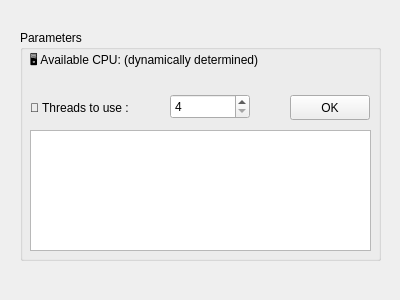
<?xml version="1.0" encoding="UTF-8"?>
<ui version="4.0">
 <class>MarkdownizerForm</class>
 <widget class="QWidget" name="MarkdownizerForm">
  <property name="geometry">
   <rect>
    <x>0</x>
    <y>0</y>
    <width>400</width>
    <height>300</height>
   </rect>
  </property>
  <property name="windowTitle">
   <string>Markdownizer</string>
  </property>
  <widget class="QGroupBox" name="groupBox">
   <property name="geometry">
    <rect>
     <x>20</x>
     <y>30</y>
     <width>361</width>
     <height>231</height>
    </rect>
   </property>
   <property name="title">
    <string>Parameters</string>
   </property>
   <widget class="QTextEdit" name="textEditLog">
    <property name="geometry">
     <rect>
      <x>10</x>
      <y>100</y>
      <width>341</width>
      <height>121</height>
     </rect>
    </property>
    <property name="readOnly">
     <bool>true</bool>
    </property>
   </widget>
   <widget class="QPushButton" name="pushButtonOk">
    <property name="geometry">
     <rect>
      <x>270</x>
      <y>65</y>
      <width>80</width>
      <height>25</height>
     </rect>
    </property>
    <property name="text">
     <string>OK</string>
    </property>
   </widget>
   <widget class="QLabel" name="labelCpuInfo">
    <property name="geometry">
     <rect>
      <x>10</x>
      <y>21</y>
      <width>360</width>
      <height>20</height>
     </rect>
    </property>
    <property name="text">
     <string>🖥️ Available CPU: (dynamically determined)</string>
    </property>
   </widget>
   <widget class="QSpinBox" name="spinBoxThreads">
    <property name="geometry">
     <rect>
      <x>150</x>
      <y>64</y>
      <width>80</width>
      <height>25</height>
     </rect>
    </property>
    <property name="minimum">
     <number>4</number>
    </property>
    <property name="maximum">
     <number>64</number>
    </property>
    <property name="value">
     <number>4</number>
    </property>
   </widget>
   <widget class="QLabel" name="labelThread">
    <property name="geometry">
     <rect>
      <x>10</x>
      <y>68</y>
      <width>150</width>
      <height>20</height>
     </rect>
    </property>
    <property name="text">
     <string>🧵 Threads to use :</string>
    </property>
   </widget>
  </widget>
 </widget>
 <resources/>
 <connections/>
</ui>
